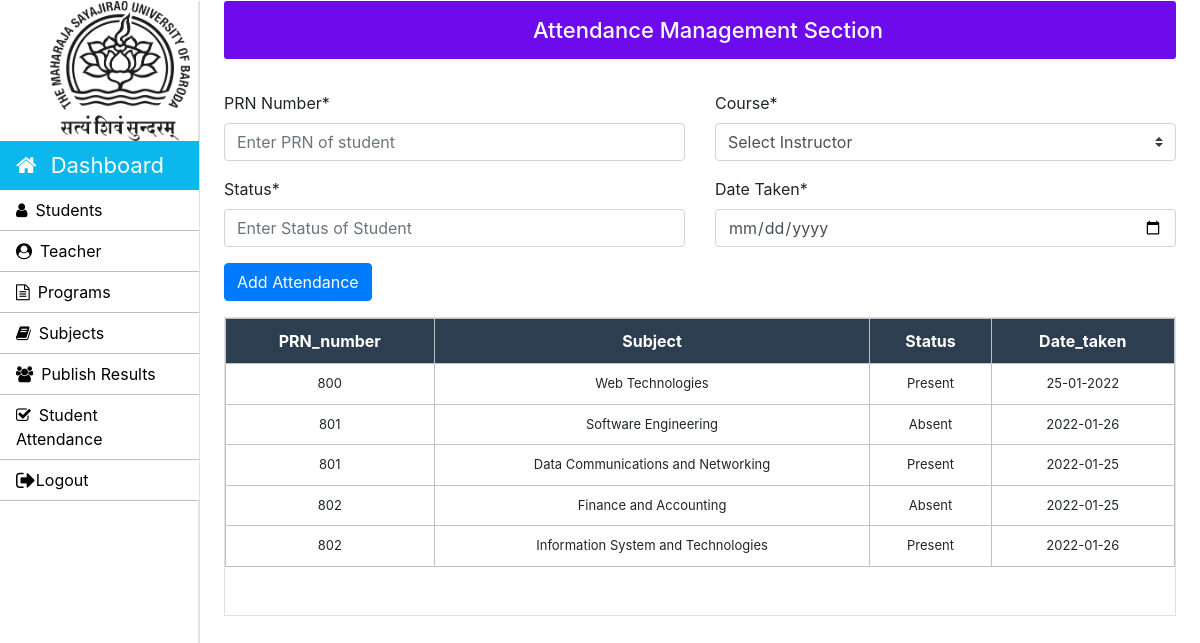
Page /Admin/student-attendance.php (signed in) on the committed database.
### tables this page shows
CREATE TABLE `attendance` (
  `attendance_id` int(10) NOT NULL,
  `PRN_number` bigint(15) NOT NULL,
  `course` varchar(50) NOT NULL,
  `status` varchar(10) NOT NULL,
  `Date_taken` varchar(30) NOT NULL
);

### Admin/student-attendance.php (the view, shortened to what this page needs)
<?php
		require_once "../connection/connection.php";
	?>
<!doctype html>
<html lang="en">
	<head>
	</head>
	<body>
		<?php include('../include/admin-sidebar.php') ?>
		<main role="main" class="col-xl-10 col-lg-9 col-md-8 ml-sm-auto px-md-4 mb-2 w-100">
			<div class="sub-main">
				<div class="bar-margin text-center flex-wrap flex-md-nowrap pt-3 pb-2 mb-3 text-white admin-dashboard pl-3">
					<h4>Attendance Management Section </h4>
				</div>
				<div class="row">
					<div class="col-md-12">
						<form action="student-attendance.php" method="post">
							<div class="row mt-3">
								<div class="col-md-6">
									<div class="form-group">
										<label for="exampleInputEmail1">PRN Number*</label>
										<input type="number" name="PRN_number" class="form-control" required placeholder="Enter PRN of student" required>
									</div>
								</div>
								<div class="col-md-6">
									<div class="form-group">
										<label for="exampleInputPassword1">Course*</label>
										<select class="browser-default custom-select" name="course">
											<option selected>Select Instructor</option>
										</select>
									</div>
								</div>
							</div>
							<div class="row">
								<div class="col-md-6">
									<div class="form-group">
										<label for="exampleInputPassword1">Status*</label>
										<input type="text" name="status" class="form-control" required placeholder="Enter Status of Student" required>
									</div>
								</div>
								<div class="col-md-6">
									<div class="form-group">
										<label for="exampleInputPassword1">Date Taken*</label>
										<input type="Date" name="Date_taken" class="form-control" required placeholder="DD-MM-YYYY" required>
									</div>
								</div>
							</div>
							<div class="row w-100">
								<div class="col-md-12">
									<input type="submit" name="add_attendance" value="Add Attendance" class=" btn btn-primary ml-auto">
								</div>
							</div>
						</form>
					</div>
				</div>
				<div class="row">
					<div class="col-md-12">
						<section class="border mt-3">
							<table class="w-100 table-elements mb-5 table-three-tr text-center" cellpadding="10">
								<tr class="table-tr-head table-three text-white">
									<th>PRN_number</th>
									<th>Subject</th>
									<th>Status</th>
									<th>Date_taken</th>
								</tr>
								<?php
								$query="select PRN_number,course,status,Date_taken from attendance";
								$run=mysqli_query($con,$query);
								while($row=mysqli_fetch_array($run)) {
									echo	"<tr>";
									echo	"<td>".$row['PRN_number']."</td>";
									echo	"<td>".$row['course']."</td>";
									echo	"<td>".$row['status']."</td>";
									echo	"<td>".$row['Date_taken']."</td>";
									echo	"</tr>";
									}
									?>
							</table>
						</section>
					</div>
				</div>
			</div>
		</main>
	</body>
</html>

### css/style.css (style rules this page uses)
h4 { font-size: 22px; }
.admin-dashboard { margin-top: 1px !important; background: #6E0BEC !important; border-radius: 3px; }
.table-elements tr, td, th { font-size: 13px; border: 1px solid rgb(194, 193, 193); padding-left: 10px !important; }
.table-three { background: #2c3e50 !important; }
.table-tr-head { height: 45px !important; padding: 10px !important; margin-top: 5px !important; }
.table-font-for-transcript td, th { font-size: 16px !important; }

### rows in the picture
attendance: PRN_number "800", course "Web Technologies", status "Present", Date_taken "25-01-2022"
attendance: PRN_number "801", course "Software Engineering", status "Absent", Date_taken "2022-01-26"
attendance: PRN_number "801", course "Data Communications and Networking", status "Present", Date_taken "2022-01-25"
attendance: PRN_number "802", course "Finance and Accounting", status "Absent", Date_taken "2022-01-25"
attendance: PRN_number "802", course "Information System and Technologies", status "Present", Date_taken "2022-01-26"
